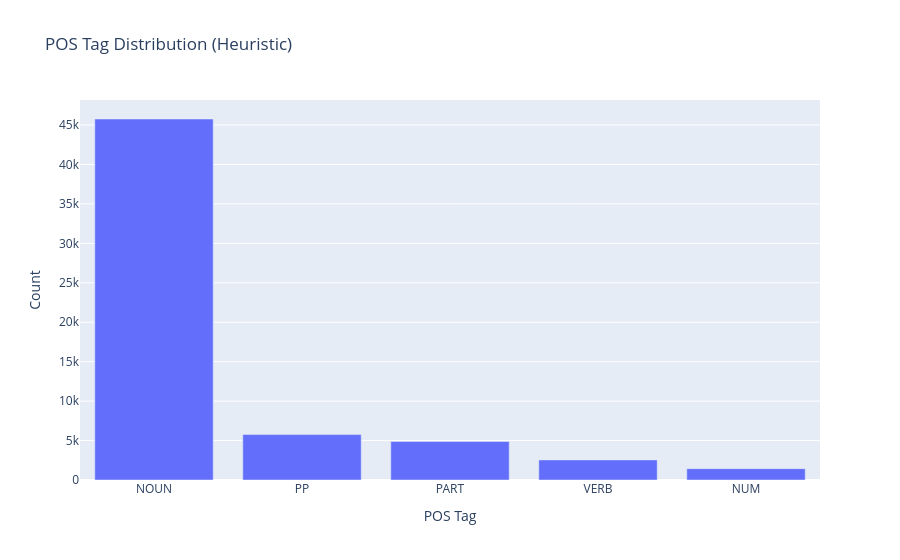

Notebook code for this chart:
### Code cell
# Section 20: POS Tagging Analysis (Heuristic)

# POS tag distribution
pos_counts = pos_df["pos"].value_counts()
print("POS tag distribution:")
print(pos_counts)

# Top tokens per POS tag
print("\nTop 10 tokens for each POS tag:")
for pos_tag in pos_counts.index:
    top_tok = (
        pos_df[pos_df["pos"] == pos_tag]["token"]
        .value_counts()
        .head(10)
    )
    print(f"\nPOS: {pos_tag}")
    print(top_tok)

# --- Plotly visualization instead of Matplotlib ---
import plotly.express as px
import pandas as pd

pos_counts_df = pd.DataFrame({
    "pos": pos_counts.index,
    "count": pos_counts.values
})

fig = px.bar(
    pos_counts_df,
    x="pos",
    y="count",
    title="POS Tag Distribution (Heuristic)",
    labels={"pos": "POS Tag", "count": "Count"}
)
fig.show()

print("\nSection 20 OK: POS analysis complete (Plotly).")

### Figure 1 — Plotly figure (JSON) as saved in the notebook; plotly's stock layout.template omitted (floating-point values rounded to 4 significant figures)
{"data": [{"hovertemplate": "POS Tag=%{x}<br>Count=%{y}<extra></extra>", "legendgroup": "", "marker": {"color": "#636efa", "pattern": {"shape": ""}}, "name": "", "orientation": "v", "showlegend": false, "textposition": "auto", "type": "bar", "x": ["NOUN", "PP", "PART", "VERB", "NUM"], "xaxis": "x", "y": [45755, 5755, 4878, 2548, 1441], "yaxis": "y"}], "layout": {"barmode": "relative", "legend": {"tracegroupgap": 0}, "title": {"text": "POS Tag Distribution (Heuristic)"}, "xaxis": {"anchor": "y", "domain": [0, 1], "title": {"text": "POS Tag"}}, "yaxis": {"anchor": "x", "domain": [0, 1], "title": {"text": "Count"}}}}
